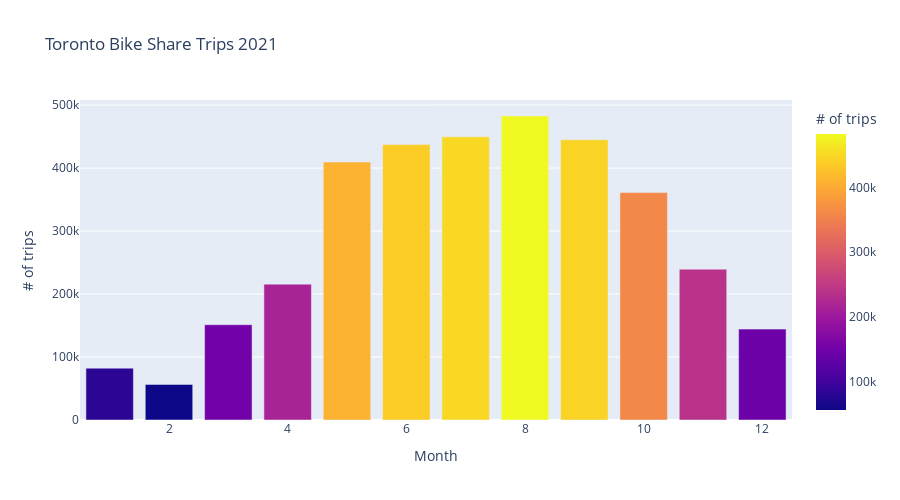

Notebook source saved alongside this figure:
### Code cell


### Figure 1 — Plotly figure (JSON) as saved in the notebook; plotly's stock layout.template omitted (floating-point values rounded to 4 significant figures)
{"data": [{"alignmentgroup": "True", "hovertemplate": "Month=%{x}<br># of trips=%{marker.color}<extra></extra>", "legendgroup": "", "marker": {"color": [82295, 56483, 151305, 215679, 409469, 437254, 449514, 482637, 444920, 361038, 239414, 144282], "coloraxis": "coloraxis", "pattern": {"shape": ""}}, "name": "", "offsetgroup": "", "orientation": "v", "showlegend": false, "textposition": "auto", "type": "bar", "x": [1, 2, 3, 4, 5, 6, 7, 8, 9, 10, 11, 12], "xaxis": "x", "y": [82295, 56483, 151305, 215679, 409469, 437254, 449514, 482637, 444920, 361038, 239414, 144282], "yaxis": "y"}], "layout": {"barmode": "relative", "coloraxis": {"colorbar": {"title": {"text": "# of trips"}}, "colorscale": [[0, "#0d0887"], [0.1111, "#46039f"], [0.2222, "#7201a8"], [0.3333, "#9c179e"], [0.4444, "#bd3786"], [0.5556, "#d8576b"], [0.6667, "#ed7953"], [0.7778, "#fb9f3a"], [0.8889, "#fdca26"], [1, "#f0f921"]]}, "height": 500, "legend": {"tracegroupgap": 0}, "title": {"text": "Toronto Bike Share Trips 2021"}, "xaxis": {"anchor": "y", "domain": [0, 1], "title": {"text": "Month"}}, "yaxis": {"anchor": "x", "domain": [0, 1], "title": {"text": "# of trips"}}}}
